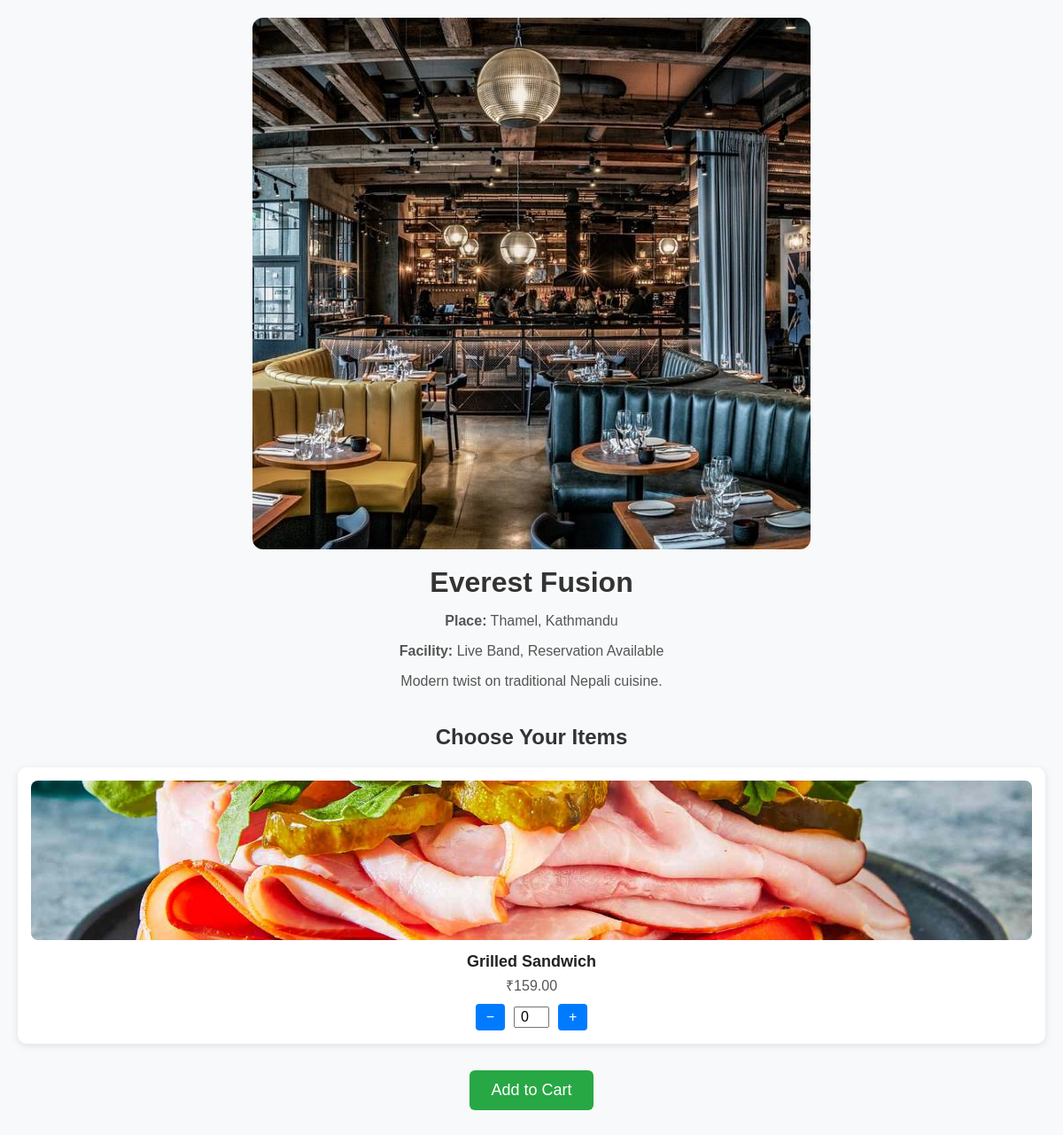
Page /restaurant_detail/4 (signed in) on the committed database.
### creation/models.py (models this page shows, shortened)
class Restaurant(models.Model):
    name=models.CharField(max_length=100)
    description=models.TextField()
    image=models.CharField(max_length=200)
    place=models.CharField(max_length=100)
    facility=models.TextField(max_length=225)
    class Meta:
        ordering =['id']

class MenuItem(models.Model):
    restaurant = models.ForeignKey(Restaurant,on_delete=models.CASCADE)
    id=models.AutoField(primary_key=True)
    name=models.CharField(max_length=200)
    description=models.TextField()
    price=models.DecimalField(max_digits=10,decimal_places=2)
    image=models.CharField(max_length=255)
    class Meta:
        unique_together = ('restaurant', 'name')

### creation/views.py (the view)
# urls.py: path('restaurant_detail/<int:restaurant_id>',views.restaurant_detail,name='restaurant_detail'),
@login_required
def restaurant_detail(request, restaurant_id):
    restaurant = get_object_or_404(Restaurant, id=restaurant_id)
    menu_items =MenuItem.objects.filter(restaurant=restaurant)
    return render(request, 'restaurant_detail.html', {
        'restaurant': restaurant,
        'menu_items': menu_items,
    })

### creation/templates/restaurant_detail.html (shortened to what this page needs)
{% load static %}
<!DOCTYPE html>
<html lang="en">
<head>
</head>
<body>
<div class="restaurant-header">
  <img src="{% static 'creation/images/' %}{{ restaurant.image }}" alt="{{ restaurant.name }}">
  <h1>{{ restaurant.name }}</h1>
  <p><strong>Place:</strong> {{ restaurant.place }}</p>
  <p><strong>Facility:</strong> {{ restaurant.facility }}</p>
  <p>{{ restaurant.description }}</p>
</div>
<h2>Choose Your Items</h2>
<form method="POST" action="{% url 'add_to_cart' %}">
  <div class="menu-grid">
    {% for item in menu_items %}
      <div class="menu-card">
        <img src="{% static 'creation/images/' %}{{ item.image }}" alt="{{ item.name }}">
        <h3>{{ item.name }}</h3>
        <p>₹{{ item.price }}</p>
        <div class="quantity-controls">
          <button type="button" onclick="decreaseQty('{{ item.id }}')">−</button>
          <input type="number" name="item_{{ item.id }}" id="qty_{{ item.id }}" value="0" min="0">
          <button type="button" onclick="increaseQty('{{ item.id }}')">+</button>
        </div>
      </div>
    {% endfor %}
  </div>
  <input type="submit" value="Add to Cart" class="submit-button">
</form>
</body>
</html>

### creation/templates/restaurant_detail.html (style rules this page uses)
* { box-sizing: border-box; }
body { font-family: Arial, sans-serif; background-color: #f8f9fa; margin: 0; padding: 20px; color: #333; }
.restaurant-header { text-align: center; margin-bottom: 30px; }
.restaurant-header img { max-width: 100%; height: auto; border-radius: 12px; margin-bottom: 15px; }
.restaurant-header h1 { margin: 0; font-size: 32px; }
.restaurant-header p { font-size: 16px; color: #555; }
h2 { margin-top: 40px; font-size: 24px; text-align: center; }
form { margin-top: 20px; }
.menu-grid { display: grid; grid-template-columns: repeat(auto-fit, minmax(250px, 1fr)); gap: 20px; }
.menu-card { background: #fff; border-radius: 10px; padding: 15px; box-shadow: 0 2px 8px rgba(0,0,0,0.1); text-align: center; }
.menu-card img { width: 100%; height: 180px; object-fit: cover; border-radius: 8px; }
.menu-card h3 { margin: 10px 0 5px; font-size: 18px; color: #222; }
.menu-card p { margin: 0 0 10px; color: #555; }
.quantity-controls { display: flex; align-items: center; justify-content: center; margin-top: 10px; }
.quantity-controls button { padding: 6px 12px; font-size: 16px; border: none; background: #007bff; color: white; border-radius: 4px; cursor: pointer; }
.quantity-controls input { width: 40px; text-align: center; font-size: 16px; margin: 0 10px; }
.submit-button { display: block; margin: 30px auto; padding: 12px 24px; font-size: 18px; background-color: #28a745; color: white; border: none; border-radius: 6px; cursor: pointer; }

### rows in the picture
Restaurant: image (picture), name "Everest Fusion", place "Thamel, Kathmandu", facility "Live Band, Reservation Available", description "Modern twist on traditional Nepali cuisine."
MenuItem: image (picture), name "Grilled Sandwich", price "159.00"
